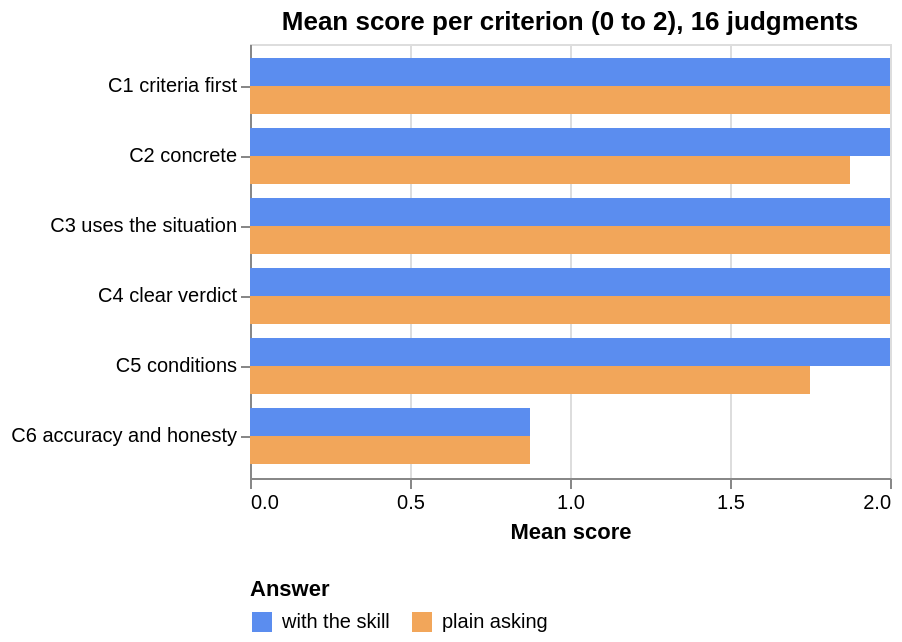

Specify this chart in Vega-Lite:
### Vega-Lite specification from a JSON file in a GitHub repository (floating-point values rounded to 4 significant figures)
{"$schema": "https://vega.github.io/schema/vega-lite/v5.json", "usermeta": {"fig": {"content": "data", "style": "cool-clean", "candidates": ["cool-clean"], "why": "cells and bars read from the result file", "surface": "repo-doc"}, "source": "evals/compare/results/2026-11-24-eight-questions.json"}, "title": "Mean score per criterion (0 to 2), 16 judgments", "data": {"values": [{"criterion": "C1 criteria first", "answer": "with the skill", "score": 2.0}, {"criterion": "C1 criteria first", "answer": "plain asking", "score": 2.0}, {"criterion": "C2 concrete", "answer": "with the skill", "score": 2.0}, {"criterion": "C2 concrete", "answer": "plain asking", "score": 1.875}, {"criterion": "C3 uses the situation", "answer": "with the skill", "score": 2.0}, {"criterion": "C3 uses the situation", "answer": "plain asking", "score": 2.0}, {"criterion": "C4 clear verdict", "answer": "with the skill", "score": 2.0}, {"criterion": "C4 clear verdict", "answer": "plain asking", "score": 2.0}, {"criterion": "C5 conditions", "answer": "with the skill", "score": 2.0}, {"criterion": "C5 conditions", "answer": "plain asking", "score": 1.75}, {"criterion": "C6 accuracy and honesty", "answer": "with the skill", "score": 0.875}, {"criterion": "C6 accuracy and honesty", "answer": "plain asking", "score": 0.875}]}, "width": 320, "height": {"step": 14}, "mark": {"type": "bar"}, "encoding": {"y": {"field": "criterion", "type": "nominal", "title": null, "sort": ["C1 criteria first", "C2 concrete", "C3 uses the situation", "C4 clear verdict", "C5 conditions", "C6 accuracy and honesty"], "axis": {"labelLimit": 300}}, "yOffset": {"field": "answer", "sort": ["with the skill", "plain asking"]}, "x": {"field": "score", "type": "quantitative", "title": "Mean score", "scale": {"domain": [0, 2]}, "axis": {"values": [0, 0.5, 1, 1.5, 2]}}, "color": {"field": "answer", "type": "nominal", "title": "Answer", "scale": {"domain": ["with the skill", "plain asking"], "range": ["#5b8def", "#f2a65a"]}, "legend": {"orient": "bottom"}}}}
